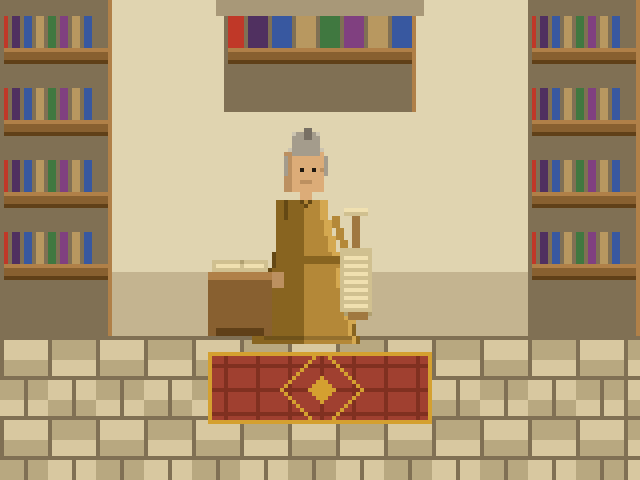
#> input picture game/art-journal/session-03-fan-characters/ostrom_01.png, 640 x 480 px
$ python ostrom_02.py
#> lines starting #> are read from the running program, lines starting #| are printed output that depends on the picture
#!/usr/bin/env python3
"""
Session 03 — Fan Characters
Elinor Ostrom in A Link to the Past, Attempt 02

Fixes from 01:
- Face too small/unreadable — enlarge head slightly, bold the eyes and smile
- Center bookcase below books reads as dark alcove — fill backing with wall color
- Left arm indistinguishable from robe body — add definition with darker edge
- Right arm angle: tighten the scroll-hold gesture so it reads as "actively reading"
"""
from PIL import Image
import os

OUT = os.path.dirname(os.path.abspath(__file__))
img = Image.open(os.path.join(OUT, "ostrom_01.png"))
#> img is the input picture: PIL image 640x480 RGB; mean R, G, B 176.6, 155.3, 121
img = img.resize((160, 120), Image.NEAREST)
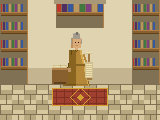
#> img: PIL image 160x120 RGB; mean R, G, B 176.6, 155.3, 121
px = img.load()
W, H = 160, 120

# Palette (same as 01)
WALL_L   = (224, 212, 176)
WALL_D   = (196, 180, 144)
STONE_D  = (128, 112, 84)
WOOD_L   = (176, 128, 72)
WOOD_M   = (136, 96, 48)
WOOD_D   = (96, 64, 24)
FLOOR_L  = (216, 200, 160)
FLOOR_D  = (184, 168, 128)
ROBE_L   = (212, 168, 80)
ROBE_M   = (180, 136, 56)
ROBE_D   = (136, 100, 32)
ROBE_DK  = (100, 72, 20)
SKIN     = (220, 172, 120)
SKIN_D   = (188, 144, 96)
HAIR_L   = (204, 196, 176)
HAIR_M   = (164, 156, 140)
HAIR_D   = (120, 112, 100)
SCROLL_L = (240, 224, 176)
SCROLL_M = (208, 192, 144)
SCROLL_D = (176, 160, 112)
SCROLL_R = (160, 120, 64)

def p(x, y, c):
    if 0 <= x < W and 0 <= y < H:
        px[x, y] = c

def rect(x0, y0, x1, y1, c):
    for y in range(y0, y1):
        for x in range(x0, x1):
            p(x, y, c)

FLOOR_Y = H - 36
CX = 76

# ── Fix 1: Center bookcase backing — replace dark stone with wall color ────
# The center bookcase occupies x=56..104, y=0..28
# Below the books (y=4..28) the STONE_D backing reads as dark alcove
# Patch: fill the non-book, non-shelf areas with WALL_L
for y in range(4, 28):
    for x in range(57, 103):
        if px[x, y] == STONE_D:
            p(x, y, WALL_D)

# ── Fix 2: Face — bolder features ─────────────────────────────────────────
HEAD_Y = 38

# Enlarge head slightly (was CX-5..CX+5, CX=76)
# Already sized at 10px wide — keep size, improve feature contrast
# Warm up the skin a touch (current SKIN is already warm, keep it)

# Eyes — make them 2px tall instead of 1px dots
p(CX - 1, HEAD_Y + 4, (32, 24, 16))
p(CX - 1, HEAD_Y + 5, (32, 24, 16))  # extra row
p(CX + 2, HEAD_Y + 4, (32, 24, 16))
p(CX + 2, HEAD_Y + 5, (32, 24, 16))  # extra row

# Eyebrows (subtle — silver, slightly darker than hair)
p(CX - 2, HEAD_Y + 3, HAIR_D)
p(CX - 1, HEAD_Y + 3, HAIR_D)
p(CX + 1, HEAD_Y + 3, HAIR_D)
p(CX + 2, HEAD_Y + 3, HAIR_D)

# Smile — a touch warmer/more defined
p(CX - 2, HEAD_Y + 7, SKIN_D)
p(CX - 1, HEAD_Y + 7, (160, 120, 96))   # slightly darker mouth center
p(CX,     HEAD_Y + 7, SKIN_D)
p(CX + 1, HEAD_Y + 7, SKIN_D)
# Smile lift at corners
p(CX - 2, HEAD_Y + 8, SKIN_D)
p(CX + 1, HEAD_Y + 8, SKIN_D)

# Nose suggestion (ALttP characters sometimes have a small dot)
p(CX,     HEAD_Y + 6, SKIN_D)

# ── Fix 3: Left arm definition ─────────────────────────────────────────────
# Left arm runs along CX-6, CX-7 from ROBE_Y to ROBE_Y+18
ROBE_Y = HEAD_Y + 12   # = 50

# Darken the outermost edge of the left arm to separate it from the robe body
for y in range(ROBE_Y, ROBE_Y + 18):
    # Check if there's robe color at CX-7
    if px[CX - 7, y] == ROBE_D:
        p(CX - 7, y, ROBE_DK)
    # Add a shadow pixel one step further out if inside bounds
    p(CX - 8, y, ROBE_DK) if px[CX - 8, y] in [ROBE_D, ROBE_M, ROBE_L] else None

# ── Fix 4: Right arm — tighten scroll-hold angle ─────────────────────────
# Current right arm drifts too far right. Tighten it so it reads as
# "holding scroll at body side" rather than extended outward.
# ARM_Y = ROBE_Y + 4 = 54

ARM_Y = ROBE_Y + 4
# Clear the old arm pixels in that region
for y in range(ARM_Y, ARM_Y + 12):
    offset = (y - ARM_Y) // 3
    # Clear both old arm pixel positions
    for dx in [7 + offset, 8 + offset]:
        if 0 <= CX + dx < W:
            # Replace with robe body color if it's arm color
            if px[CX + dx, y] in [ROBE_M, ROBE_L]:
                p(CX + dx, y, WALL_L)

# Redraw tighter arm — less outward drift
for y in range(ARM_Y, ARM_Y + 12):
    offset = (y - ARM_Y) // 5   # slower drift = arm stays closer to body
    p(CX + 6 + offset, y, ROBE_M)
    p(CX + 7 + offset, y, ROBE_M)

# Move scroll closer in accordingly
# Clear old scroll area
SX_OLD = CX + 12
SY = ARM_Y + 8

# Recalculate scroll position based on tighter arm
SX = CX + 9   # moved in from 12 to 9

# Clear old scroll pixels
for y_c in range(SY - 10, SY + 19):
    for x_c in range(SX_OLD - 4, SX_OLD + 7):
        if px[x_c, y_c] in [SCROLL_R, SCROLL_M, SCROLL_L, SCROLL_D]:
            p(x_c, y_c, WALL_L)

# Redraw scroll at new position
# Scroll rod top
rect(SX, SY - 8, SX + 2, SY, SCROLL_R)
# Scroll roll at top
for x in range(SX - 2, SX + 4):
    p(x, SY - 9, SCROLL_M)
    p(x, SY - 10, SCROLL_L)
# Unrolled portion hanging down
rect(SX - 3, SY, SX + 5, SY + 16, SCROLL_M)
# Parchment lines (text)
for ly in range(SY + 2, SY + 15, 2):
    for x in range(SX - 2, SX + 4):
        p(x, ly, SCROLL_L)
# Curled bottom edge
for x in range(SX - 2, SX + 5):
    p(x, SY + 16, SCROLL_D)
# Bottom rod
rect(SX - 1, SY + 16, SX + 4, SY + 18, SCROLL_R)

# ── Repair any wall pixels accidentally painted into the robe body ──────
# Walk the robe area and patch stray WALL_L back
for y in range(ROBE_Y, FLOOR_Y + 2):
    progress = (y - ROBE_Y) / max(1, FLOOR_Y - ROBE_Y)
    half = int(5 + progress * 8)
    # Only patch pixels that are now WALL_L but inside the robe boundary
    for x in range(CX - half + 1, CX + half):
        if px[x, y] == WALL_L and y > ROBE_Y + 4:
            # If surrounded by robe pixels, it's a stray patch
            neighbors = [px[x-1, y], px[x+1, y], px[x, y-1], px[x, y+1]]
            robe_neighbors = sum(1 for c in neighbors if c in [ROBE_L, ROBE_M, ROBE_D, ROBE_DK])
            if robe_neighbors >= 2:
                p(x, y, ROBE_M)

# ── Save ──────────────────────────────────────────────────────────────────
img.resize((W * 4, H * 4), Image.NEAREST).save(
    os.path.join(OUT, "ostrom_02.png"))
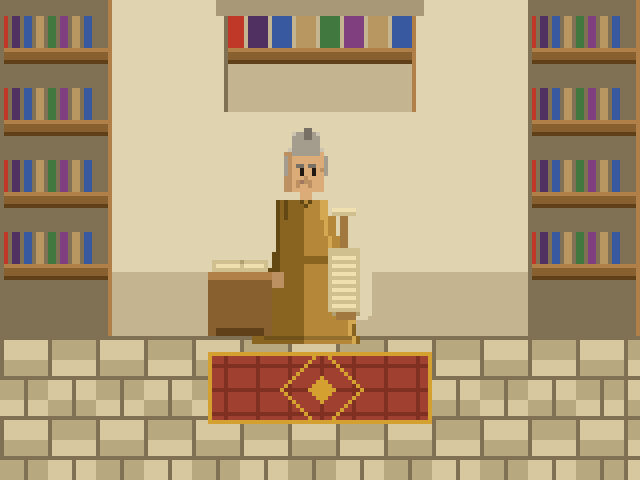
#> saved as ostrom_02.png: PIL image 640x480 RGB; mean R, G, B 178.7, 157.6, 123.3
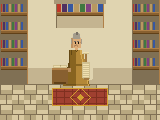
#> img: PIL image 160x120 RGB; mean R, G, B 178.7, 157.6, 123.3
print("done — ostrom_02.png")

$ run again, with game/art-journal/session-03-fan-characters/gramsci_01.png copied over game/art-journal/session-03-fan-characters/ostrom_01.png
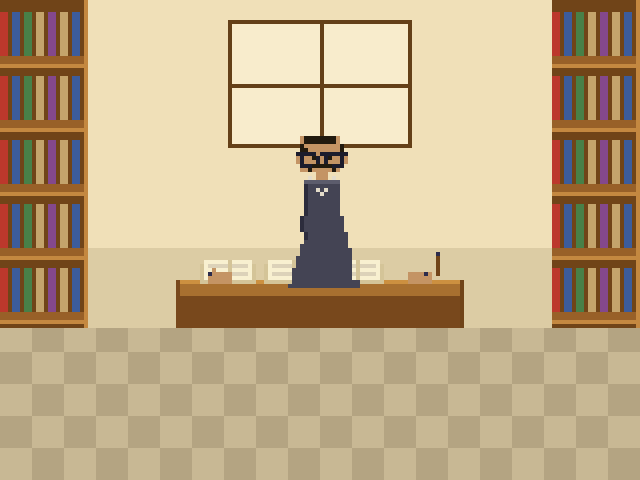
#> input picture game/art-journal/session-03-fan-characters/gramsci_01.png, 640 x 480 px
#> img is the input picture: PIL image 640x480 RGB; mean R, G, B 193.5, 172.5, 137.4
#> `img = img.resize((160, 120), Image.NEAREST)`:
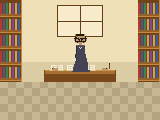
#> img: PIL image 160x120 RGB; mean R, G, B 193.5, 172.5, 137.4
#> `img.resize((W * 4, H * 4), Image.NEAREST).save( os.path.join(OUT, "ost..`:
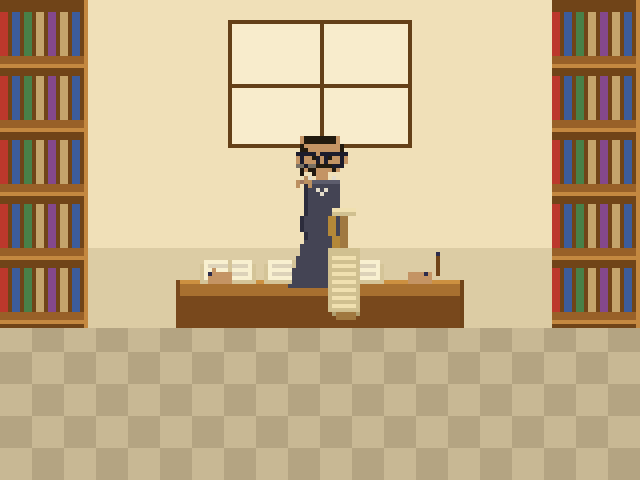
#> saved as ostrom_02.png: PIL image 640x480 RGB; mean R, G, B 194.4, 173.3, 137.9
